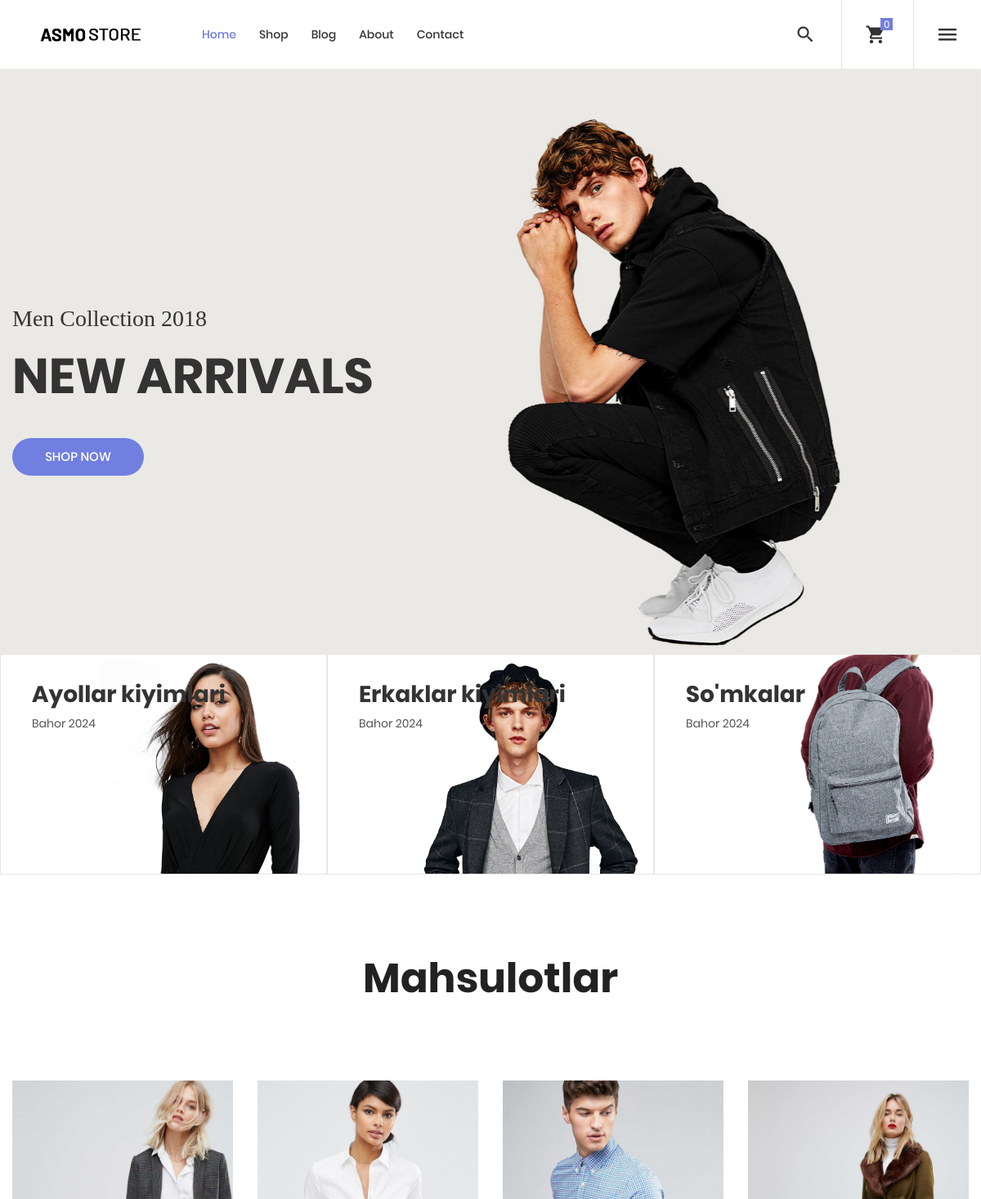
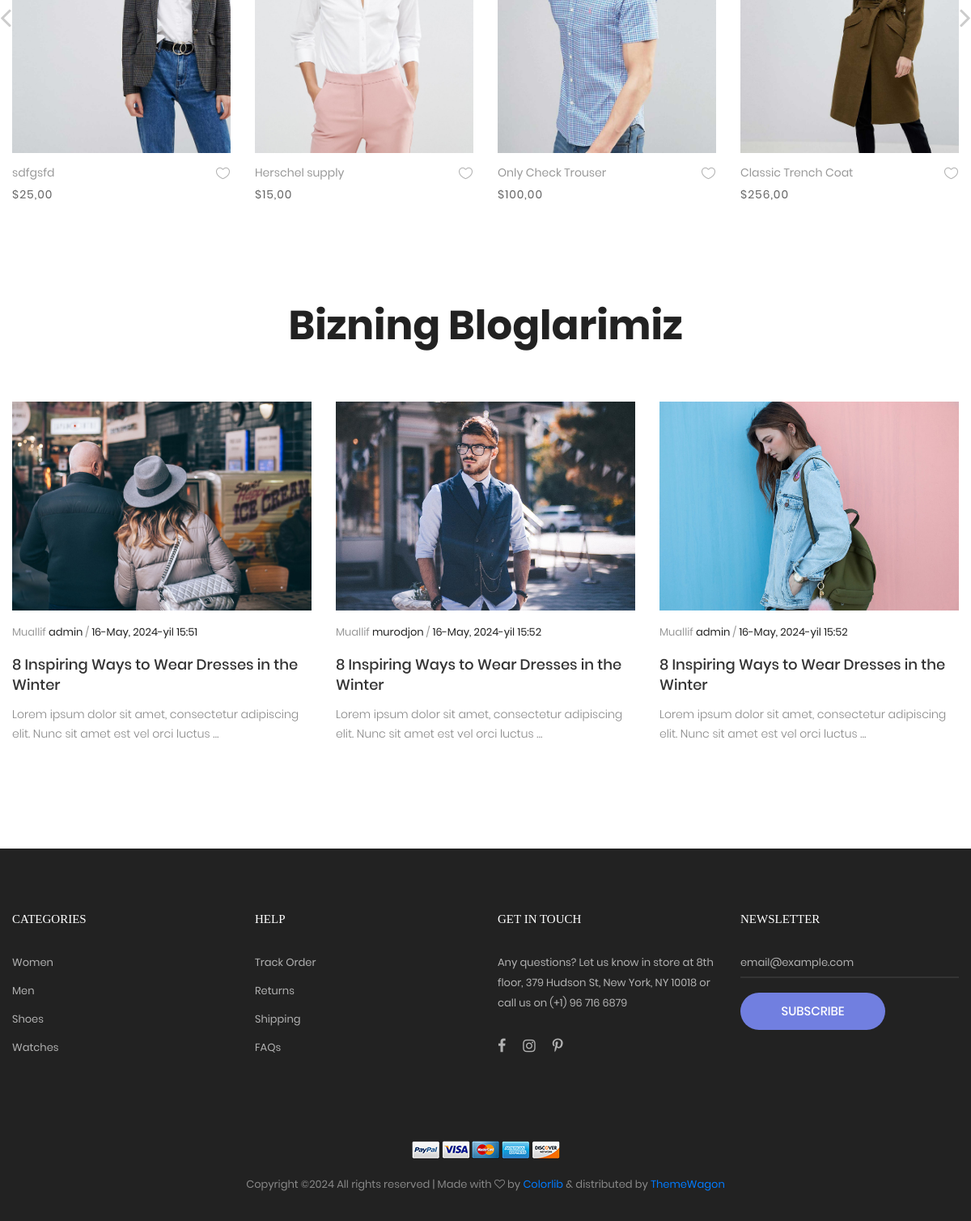
The page / on the database its author committed (2 pictures, top to bottom).
### asmo/models.py (models this page shows, shortened)
class Category(models.Model):
    name = models.CharField(max_length=50, verbose_name='Mahsulot kategoriyasi')
    image = models.ImageField(upload_to='categories/', verbose_name='Kategoriya rasmi')
    slug = models.SlugField()
    class Meta:
        verbose_name = 'Kategoriya '
        verbose_name_plural = 'Kategoriyalar'

class Product(models.Model):
    name = models.CharField(max_length=100, verbose_name='Mahsulot nomi')
    description = models.TextField(verbose_name='Mahsulot tasnifi')
    price = models.DecimalField(max_digits=10, decimal_places=2, verbose_name='Mahsulot narxi')
    category = models.ForeignKey(Category, on_delete=models.CASCADE, verbose_name='Mahsulot kategoriyasi')
    image = models.ImageField(upload_to='products/', verbose_name='Mahsulot rasmi')
    image1 = models.ImageField(upload_to='products/', verbose_name='Mahsulot rasmi')
    image2 = models.ImageField(upload_to='products/', verbose_name='Mahsulot rasmi')
    brand = models.ForeignKey(Brand, on_delete=models.CASCADE, verbose_name='Mahsulot brendi')
    size = models.ManyToManyField(Size, verbose_name='Mahsulot o\'lchami', blank=True)
    color = models.ManyToManyField(Color, verbose_name='Mahsulot rangi')
    weight = models.FloatField(null=True, blank=True, verbose_name='Mahsulot og\'irligi', validators=[MinValueValidator(0.0)])
    materials = models.CharField(max_length=100, verbose_name='Mahsulot materiali')
    sort = models.ForeignKey(Sort, on_delete=models.CASCADE, verbose_name='Mahsulot turi', null=True, blank=True)
    quantity = models.IntegerField(default=0, verbose_name='Mahsulot soni')
    slug = models.SlugField()
    class Meta:
        verbose_name = 'Mahsulot '
        verbose_name_plural = 'Mahsulotlar'

class BlogPost(models.Model):
    author = models.ForeignKey(User, on_delete=models.CASCADE, verbose_name='Maqola muallifi')
    title = models.CharField(max_length=255, verbose_name='Maqola nomi')
    content = models.TextField(verbose_name='Maqola matni')
    date = models.DateTimeField(auto_now_add=True, verbose_name='Vaqti')
    image = models.ImageField(upload_to='blog/', verbose_name='Maqola rasmi')
    tag = models.ManyToManyField(BlogTags, verbose_name='Tag')
    slug = models.SlugField()
    class Meta:
        verbose_name = 'Maqola '
        verbose_name_plural = 'Maqolalar '

### asmo/views.py (the view)
# urls.py: path('', views.index, name='index'),
def index(request):
    context = {
        'products': Product.objects.all(),
        'title': 'ASMO | Asosiy sahifa',
        'brands': Brand.objects.all(),
        'blogs': BlogPost.objects.all(),
        'categories': Category.objects.all(),
        'order_products': [],
        'cart_total_price': 0,
        'cart_total_quantity': 0
    }
    if request.user.is_authenticated:
        cart_info = CartAuthenticatedUser(request)
        context['order_products'] = cart_info.get_cart_info()['order_products']
        context['cart_total_price'] = cart_info.get_cart_info()['cart_total_price']
        context['cart_total_quantity'] = cart_info.get_cart_info()['cart_total_quantity']
    return render(request, 'asmo/index.html', context)

### asmo/templates/asmo/index.html (shortened to what this page needs)
{% extends 'base.html' %}
{% load static %}
{% block main %}
<div class="sec-banner bg0">
    <div class="flex-w flex-c-m">
        {% for category in categories|slice:":3"%}
        <div class="size-202 m-lr-auto respon4">
            <div class="block1 wrap-pic-w">
                <img src="{{ category.image.url }}" alt="IMG-BANNER">
                <a href="{% url 'shop' %}"
                   class="block1-txt ab-t-l s-full flex-col-l-sb p-lr-38 p-tb-34 trans-03 respon3">
                    <div class="block1-txt-child1 flex-col-l">
							<span class="block1-name ltext-102 trans-04 p-b-8">
								{{ category.name }}
							</span>
                        <span class="block1-info stext-102 trans-04">
								Bahor 2024
							</span>
                    </div>
                </a>
            </div>
        </div>
        {% endfor %}
    </div>
</div>
<section class="sec-product bg0 p-t-100 p-b-50">
    <div class="container">
        <div class="p-b-32">
            <h3 class="ltext-105 cl5 txt-center respon1">
                Mahsulotlar
            </h3>
        </div>
        <div class="tab-content p-t-50">
            <div class="tab-pane fade show active" role="tabpanel">
                <div class="wrap-slick2">
                    <div class="slick2">
                        {% for p in products%}
                        <div class="item-slick2 p-l-15 p-r-15 p-t-15 p-b-15">
                            <div class="block2">
                                <div class="block2-pic hov-img0">
                                    <img src="{{ p.image.url }}" alt="IMG-PRODUCT">
                                </div>
                                <div class="block2-txt flex-w flex-t p-t-14">
                                    <div class="block2-txt-child1 flex-col-l ">
                                        <a href="{% url 'product_detail' p.slug %}"
                                           class="stext-104 cl4 hov-cl1 trans-04 js-name-b2 p-b-6">
                                            {{ p.name }}
                                        </a>
                                        <span class="stext-105 cl3">
													${{ p.price }}
												</span>
                                    </div>
                                    <div class="block2-txt-child2 flex-r p-t-3">
                                        {% if request.user.is_authenticated %}
                                        <a href="{% url 'add_to_wishlist' p.slug %}"
                                           class="btn-addwish-b2 dis-block pos-relative">
                                            <img class="icon-heart1 dis-block trans-04"
                                                 src="{% static 'images/icons/icon-heart-01.png' %}" alt="ICON">
                                            {% else %}
                                            <a href="javascript:void(0);"
                                               onclick="alert('Siz ro\'yxatdan o\'tmagansiz!');"
                                               class="btn-addwish-b2 dis-block pos-relative">
                                                <img class="icon-heart1 dis-block trans-04"
                                                     src="{% static 'images/icons/icon-heart-01.png' %}" alt="ICON">
                                                {% endif %}
                                            </a>
                                    </div>
                                </div>
                            </div>
                        </div>
                        {% endfor %}
                    </div>
                </div>
            </div>
        </div>
    </div>
</section>
<section class="sec-blog bg0 p-t-60 p-b-90">
    <div class="container">
        <div class="p-b-66">
            <h3 class="ltext-105 cl5 txt-center respon1">
                Bizning Bloglarimiz
            </h3>
        </div>
        <div class="row">
            {% for b in blogs|slice:":3" %}
            <div class="col-sm-6 col-md-4 p-b-40">
                <div class="blog-item">
                    <div class="hov-img0">
                        <a href="{% url 'blog_detail' b.slug %}">
                            <img src="{{ b.image.url }}" alt="IMG-BLOG">
                        </a>
                    </div>
                    <div class="p-t-15">
                        <div class="stext-107 flex-w p-b-14">
								<span class="m-r-3">
									<span class="cl4">
										Muallif
									</span>
									<span class="cl5">
										 {{ b.author }}
									</span>
								</span>
                            <span>
									<span class="cl4">
										/
									</span>
									<span class="cl5">
										{{ b.date }}
									</span>
								</span>
                        </div>
                        <h4 class="p-b-12">
                            <a href="{% url 'blog_detail' b.slug %}" class="mtext-101 cl2 hov-cl1 trans-04">
                                {{ b.title }}
                            </a>
                        </h4>
                        <p class="stext-108 cl6">
                            {{ b.content|truncatewords_html:15 }}
                        </p>
                    </div>
                </div>
            </div>
            {% endfor %}
        </div>
    </div>
</section>
{% endblock main %}

### static/css/main.css (style rules this page uses)
.container { max-width: 1380px; }
@media (max-width: 1600px) { .container { max-width: 1200px; } }
.slick-slide { outline: none !important; }
.wrap-slick2 { position: relative; margin-right: -15px; margin-left: -15px; }
.block1 { position: relative; border: 1px solid #e6e6e6; }
.block1-txt { background-color: rgba(103,117,214,0.0); }
.block1-name { color: #333; }
.block1-info { color: #555; }
.block2-pic { position: relative; }
.block2-txt-child1 { width: calc(100% - 30px); }
.block2-txt-child2 { width: 30px; }
.cl2 { color: #333; }
.cl3 { color: #666; }
.cl4 { color: #999; }
.cl5 { color: #222; }
.cl6 { color: #888; }
.stext-102 { font-family: Poppins-Regular; font-size: 14px; line-height: 1.7; }
.stext-104 { font-family: Poppins-Regular; font-size: 14px; line-height: 1.466667; }
.stext-105 { font-family: Poppins-Regular; font-size: 14px; line-height: 1.466667; letter-spacing: 1px; }
.stext-107 { font-family: Poppins-Regular; font-size: 13px; line-height: 1.923; }
.stext-108 { font-family: Poppins-Light; font-size: 14px; line-height: 1.7143; }
.mtext-101 { font-family: Poppins-Medium; font-size: 18px; line-height: 1.333333; }
.ltext-102 { font-family: Poppins-Bold; font-size: 28px; line-height: 1.1; }
.ltext-105 { font-family: Poppins-Bold; font-size: 50px; line-height: 1.1; }
.size-202 { width: calc(100% / 3); }
.bg0 { background-color: #fff; }
.hov-img0 { display: block; overflow: hidden; }
.hov-img0 img { width: 100%; -webkit-transition: transform 0.9s ease; -o-transition: transform 0.9s ease; -moz-transition: transform 0.9s ease; transition: transform 0.9s ease; }

### rows shown on the page
Category: image (picture), name "Ayollar kiyimlari"
Category: image (picture), name "Erkaklar kiyimlari"
Category: image (picture), name "So'mkalar"
Product: image (picture), name "sdfgsfd", price "25,00"
Product: image (picture), name "Herschel supply", price "15,00"
Product: image (picture), name "Only Check Trouser", price "100,00"
Product: image (picture), name "Classic Trench Coat", price "256,00"
BlogPost: image (picture), author "admin", date "16-May, 2024-yil 15:51", title "8 Inspiring Ways to Wear Dresses in the Winter", content "Lorem ipsum dolor sit amet, consectetur adipiscing elit. Nunc sit amet est vel orci luctus …"
BlogPost: image (picture), author "murodjon", date "16-May, 2024-yil 15:52", title "8 Inspiring Ways to Wear Dresses in the Winter", content "Lorem ipsum dolor sit amet, consectetur adipiscing elit. Nunc sit amet est vel orci luctus …"
BlogPost: image (picture), author "admin", date "16-May, 2024-yil 15:52", title "8 Inspiring Ways to Wear Dresses in the Winter", content "Lorem ipsum dolor sit amet, consectetur adipiscing elit. Nunc sit amet est vel orci luctus …"
